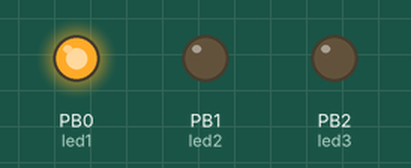
Simulated run of this sketch. Board: ATtiny85, built with avr-gcc and run on an emulated ATtiny85. Parts: output pins drawn as LEDs (lit = HIGH).

Above: at 0.02 s.
At 0.6 s:
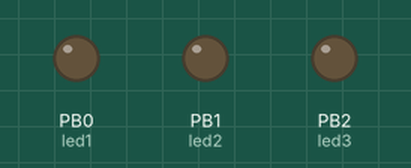
At 1.07 s:
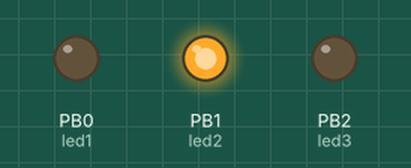
At 2.15 s:
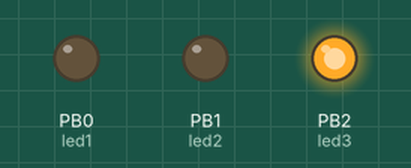
Timing chart, 0 to 3.0 s (numbered marks = the images above):
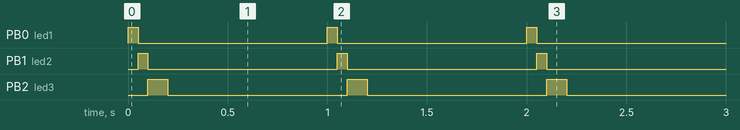

The sketch:

rc_model_blink.ino
```cpp
// (licence header left out)
// ATMEL ATTINY85
//
//                  +-\/-+
//      (D 5) PB5  1|    |8  Vcc
//      (D 3) PB3  2|    |7  PB2 (D 2) led3
//      (D 4) PB4  3|    |6  PB1 (D 1) led2
//            GND  4|    |5  PB0 (D 0) led1
//                  +----+

const int led1=0;
const int led2=1;
const int led3=2;

struct pattern {
  long ptime;
  uint8_t value;
};

// 50ms - pattern
// led1
// 10000000000000000000
// led2
// 01000000000000000000
// led3
// 00110000000000000000
//
const pattern p[]= {
  {50,0b001},
  {50,0b010},
  {100,0b100},
  {800,0b000},
};

const int plen=sizeof(p)/sizeof(pattern);

void setup() {
  pinMode(led1, OUTPUT);
  pinMode(led2, OUTPUT);
  pinMode(led3, OUTPUT);
}

void loop() {
  for(int i=0;i<plen;i++) {
    const uint8_t &value=p[i].value;
    digitalWrite(led1, value&0b001 ? HIGH : LOW);
    digitalWrite(led2, value&0b010 ? HIGH : LOW);
    digitalWrite(led3, value&0b100 ? HIGH : LOW);
    delay(p[i].ptime);
  }
}
```

Measured:
- by itself, PB0 (led1), PB1 (led2): alternates HIGH for 0.05 s and LOW for 0.95 s
- by itself, PB2 (led3): alternates HIGH for 0.10 s and LOW for 0.90 s
- by itself, everything shown: repeats every 1.0 s, in 4 steps
